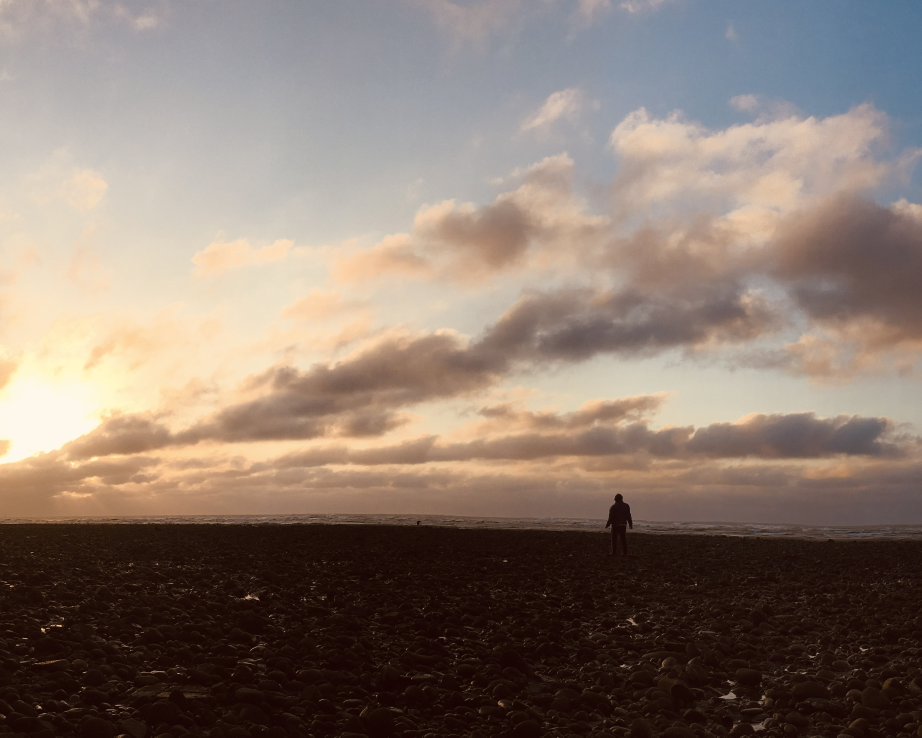
#> input picture Homography/data/frame1.jpg, 3686 x 2949 px (shown at 1/4 size); its folder holds 3 pictures in this run
$ python application_panorama.py
#> lines starting #> are read from the running program, lines starting #| are printed output that depends on the picture

import numpy as np
import cv2


from homography import RANSAC
from warping import warping


def panorama(imgs):
    h_max = imgs[0].shape[0]
    w_max = sum([x.shape[1] for x in imgs])


    # Create the canvas
    dst = np.zeros((h_max, w_max, imgs[0].shape[2]), dtype=np.uint8)
    dst[:imgs[0].shape[0], :imgs[0].shape[1]] = imgs[0]
    last_best_H = np.eye(3)

    for idx in range(len(imgs) - 1):
        im1 = imgs[idx]
        im2 = imgs[idx + 1]

        # Feature Detection & Matching (The whole process can be replaced by any homography estimation method)
        sift = cv2.SIFT_create()
        kp1, des1 = sift.detectAndCompute(cv2.cvtColor(im1, cv2.COLOR_RGB2GRAY),None)
        kp2, des2 = sift.detectAndCompute(cv2.cvtColor(im2, cv2.COLOR_RGB2GRAY),None)

        bf = cv2.BFMatcher(cv2.NORM_L2, crossCheck=True)
        matches = bf.match(des1,des2)

        match_point = []
        for match in matches:
            match_point.append([list(kp2[match.trainIdx].pt) + list(kp1[match.queryIdx].pt)])
        match_point = np.array(match_point).squeeze()

        # Apply RANSAC to choose best H
        best_H = RANSAC(match_point)

        # Update last H
        last_best_H = np.matmul(last_best_H, best_H)

        # Apply warping
        dst = warping(im2, dst, last_best_H, direction='b')

    # Post-processing: crop the black area
    gray = cv2.cvtColor(dst, cv2.COLOR_BGR2GRAY)
    _, thresh = cv2.threshold(gray, 1, 255, cv2.THRESH_BINARY)
    contours, _ = cv2.findContours(thresh, cv2.RETR_EXTERNAL, cv2.CHAIN_APPROX_SIMPLE)
    x, y, w, h = cv2.boundingRect(contours[0])
    dst = dst[y+20:y+h-50, x+10:x+w-10]

    return dst


if __name__ == "__main__":
    imgs = [cv2.imread('./data/frame{:d}.jpg'.format(x)) for x in range(1, 4)]
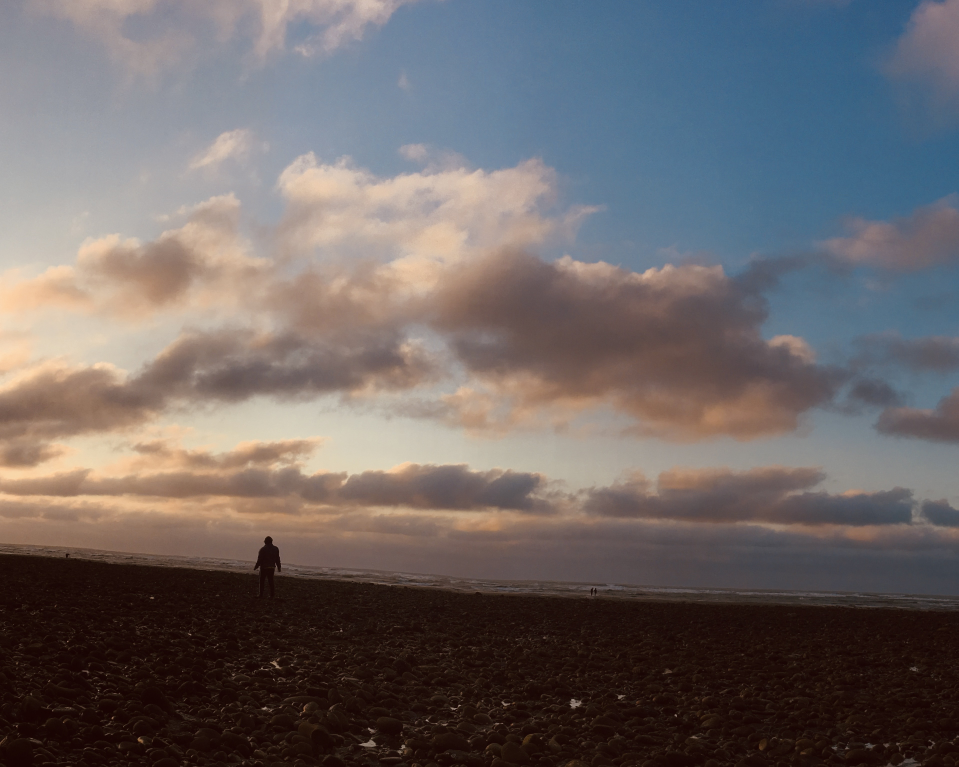
#> input picture Homography/data/frame2.jpg, 3834 x 3067 px (shown at 1/4 size)
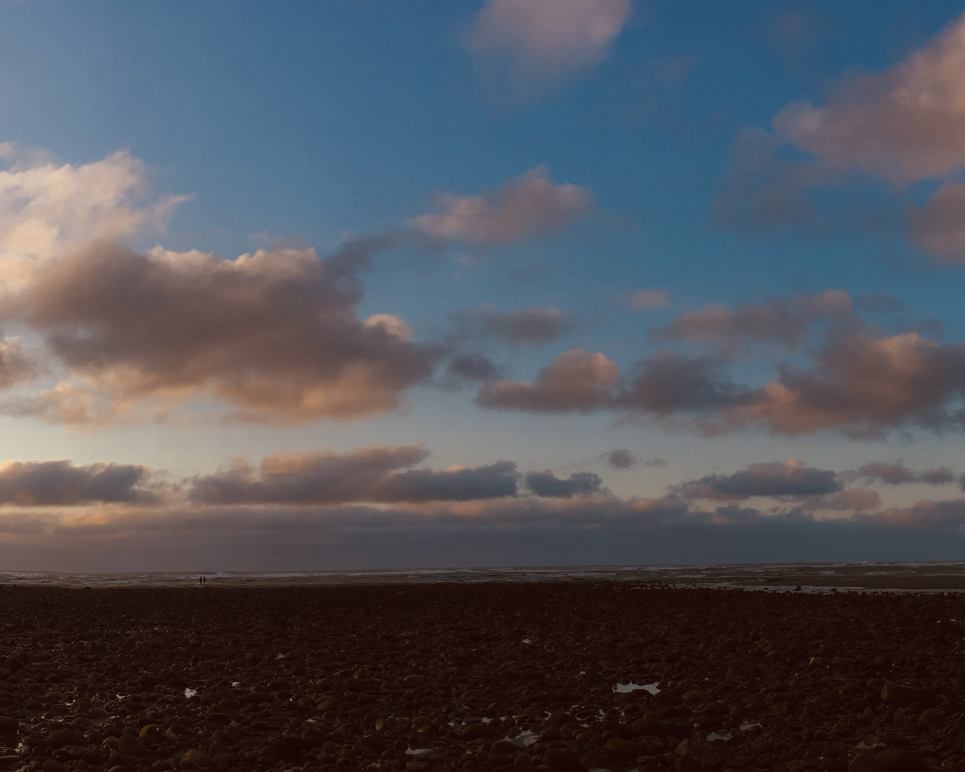
#> input picture Homography/data/frame3.jpg, 3858 x 3086 px (shown at 1/4 size)
#> imgs = 3 items
    output = panorama(imgs)
#> in panorama, `w_max = sum([x.shape[1] for x in imgs])`: w_max = 11378
#> the loop in panorama, `for idx in range(len(imgs) - 1):` made 1 pass
#> in panorama, im1 is the input picture: shape (2949, 3686, 3); mean B, G, R 111.1, 121.3, 137.2
#> in panorama, im2 is the input picture: shape (3067, 3834, 3); mean B, G, R 102.9, 102.8, 109.5
#> (the run stopped early here; a loop or call above may not have finished)
